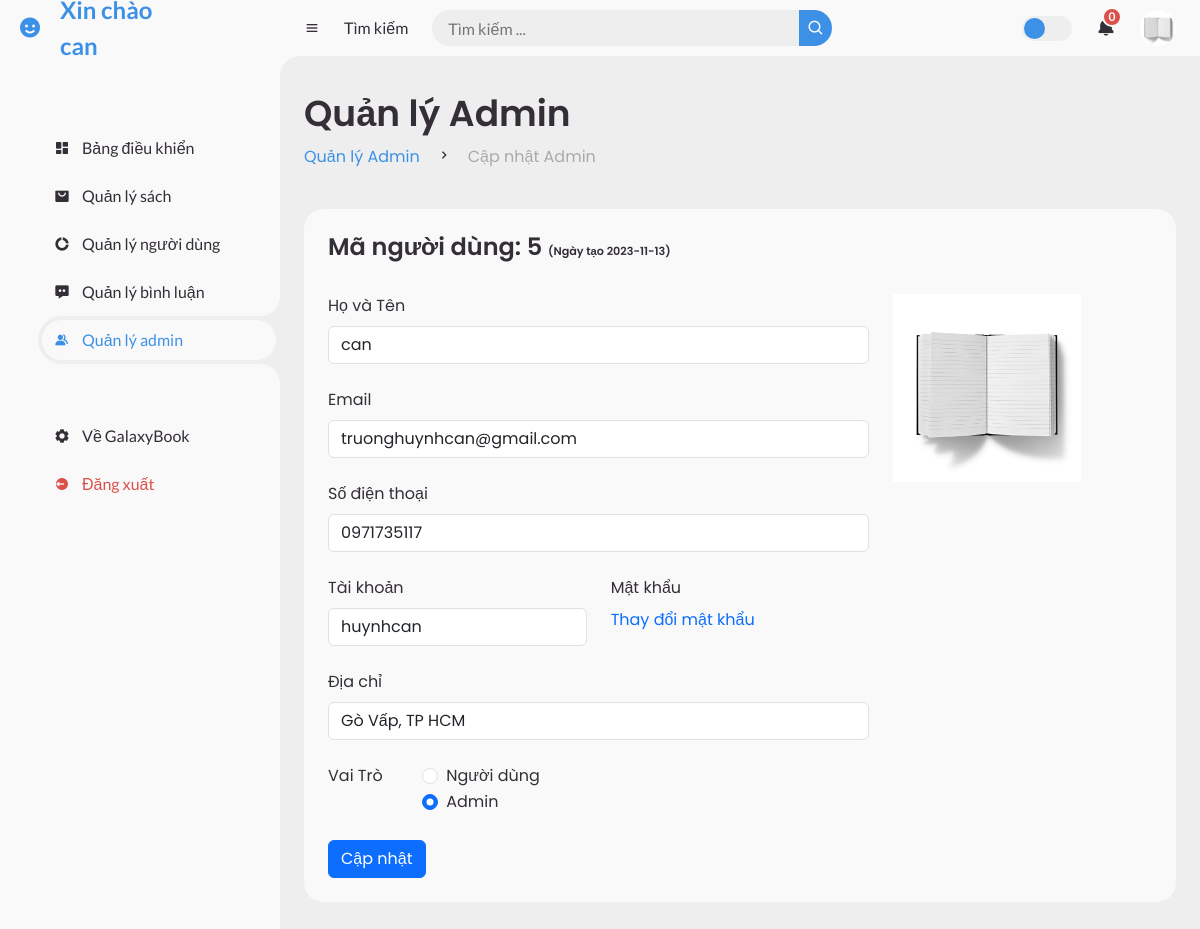
/index.php?pg=ad&active=admin_update&userId=5 (signed in), run on an earlier commit of the app's database.
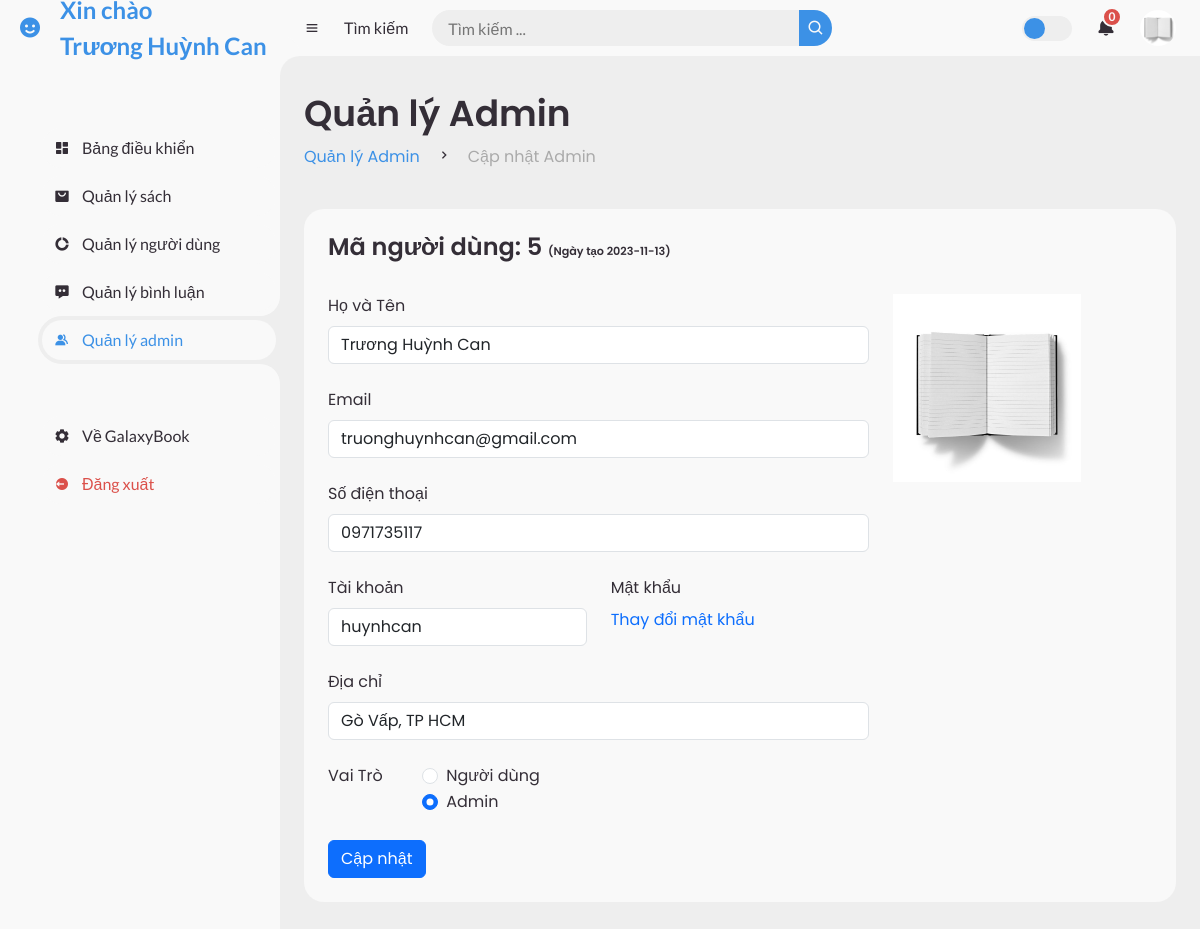
And on a later commit of the database.
### tables this page shows
CREATE TABLE `nguoidung` (
  `Id` int(5) NOT NULL,
  `HoVaTen` varchar(100) NOT NULL,
  `Avatar` varchar(255) DEFAULT 'avatar1.jpg',
  `DiaChi` varchar(255) NOT NULL,
  `Email` varchar(255) NOT NULL,
  `SDT` varchar(10) NOT NULL,
  `TaiKhoan` varchar(255) NOT NULL,
  `MatKhau` varchar(32) NOT NULL COMMENT 'dùng hàm md5 mã hóa',
  `NgayTao` date NOT NULL,
  `VaiTro` int(1) DEFAULT 0 COMMENT '0 site, 1 admin'
);

### admin/view/index.php (called while the page is built, shortened)
<?php
include('admin/model/m_user.php');
include('admin/view/header.php');
include('admin/view/' . $active . '.php');
include('admin/view/footer.php');
?>

### admin/model/m_user.php (called while the page is built, shortened)
<?php
function getUserById($userId) {
    try {
        $conn = pdo_get_connection();
        if ($conn) {
            $sql = "SELECT * FROM nguoidung WHERE Id = :userId";
            $stmt = $conn->prepare($sql);
            $stmt->bindParam(':userId', $userId, PDO::PARAM_INT);
            $stmt->execute();
            $result = $stmt->fetch(PDO::FETCH_ASSOC);
            return $result;
        } else {
            return null;
        }
    } catch (PDOException $e) {
        echo "Lỗi truy vấn: " . $e->getMessage();
        return null;
    }
}
?>

### admin/view/admin_update.php (the view)
<?php
$userId = $_GET['userId'];
$user = getUserById($userId);
?>
<main>
    <div class="head-title">
        <div class="left">
                <h1>Quản lý Admin</h1>
                <ul class="breadcrumb">
                    <li>
                        <a href="index.php?pg=ad&active=admin_management" class="active">Quản lý Admin</a>
                    </li>
                    <li><i class='bx bx-chevron-right'></i></li>
                    <li>
                        <a class="" href="#">Cập nhật Admin</a>
                    </li>
                </ul>
        </div>
    </div>
    <div class="table-data">
        <div class="order">
            <div class="head">
                <h3>Mã người dùng:
                    <?= $user['Id'] ?>
                    <span style="font-size: 0.7rem; color:var(--dark)">(Ngày tạo
                        <?= $user['NgayTao'] ?>)
                    </span>
                </h3>
            </div>
            <form action="index.php?pg=ad&active=admin_update&userId=<?= $user['Id'] ?>" method="post" class="row">
                <div class="col-lg-8 d-flex flex-column gap-2">
                    <div class="mb-3">
                        <label for="tennguoidung" class="form-label">Họ và Tên</label>
                        <input type="text" class="form-control" id="tennguoidung" name="tennguoidung"
                            value="<?= $user['HoVaTen'] ?>">
                    </div>
                    <div class="mb-3">
                        <label for="email" class="form-label">Email</label>
                        <input type="text" class="form-control" id="email" name="email" value="<?= $user['Email'] ?>">
                    </div>
                    <div class="mb-3">
                        <label for="sdt" class="form-label">Số điện thoại</label>
                        <input type="text" class="form-control" id="sdt" name="sdt" value="<?= $user['SDT'] ?>">
                    </div>
                    <div class="mb-3 row">
                        <div class="col-md-6">
                            <label for="taikhoan" class="form-label">Tài khoản</label>
                            <input type="text" class="form-control" id="taikhoan" name="taikhoan"
                                value="<?= $user['TaiKhoan'] ?>">
                        </div>
                        <div class="col-md-6">
                            <label for="matkhau" class="form-label">Mật khẩu</label>
                            <br>
                            <a href="form-control">Thay đổi mật khẩu</a>
                        </div>
                    </div>
                    <div class="mb-3">
                        <label for="diachi" class="form-label">Địa chỉ</label>
                        <input type="text" class="form-control" id="diachi" name="diachi"
                            value="<?= $user['DiaChi'] ?>">
                    </div>
                    <fieldset class="row mb-3">
                        <legend class="col-form-label col-sm-2 pt-0">Vai Trò</legend>
                        <div class="col-sm-10">
                            <?php
                            if ($user['VaiTro'] == 0) {
                                echo '
                                <div class="form-check">
                                    <input class="form-check-input" type="radio" name="vaitro" id="site" value="0" checked>
                                    <label class="form-check-label" for="site">
                                        Người dùng
                                    </label>
                                </div>
                                <div class="form-check">
                                    <input class="form-check-input" type="radio" name="vaitro" id="admin" value="1">
                                    <label class="form-check-label" for="admin">
                                        Admin
                                    </label>
                                </div>
                                    ';
                            } else {
                                echo '
                                <div class="form-check">
                                    <input class="form-check-input" type="radio" name="vaitro" id="site" value="0">
                                    <label class="form-check-label" for="site">
                                        Người dùng
                                    </label>
                                </div>
                                <div class="form-check">
                                    <input class="form-check-input" type="radio" name="vaitro" id="admin" value="1" checked>
                                    <label class="form-check-label" for="admin">
                                        Admin
                                    </label>
                                </div>
                                    ';
                            }
                            ?>
                        </div>
                    </fieldset>
                    <div class="col-auto">
                        <input type="submit" class="btn btn-primary" name="save" value="Cập nhật">
                    </div>
                </div>
                <div class="col-lg-3 d-flex flex-column gap-2">
                    <img src="upload/avatar/<?= $user['Avatar'] ?>" alt="<?= $user['HoVaTen'] ?>">
                </div>
            </form>
        </div>
</main>

### admin/view/header.php (shortened to what the changed rows need)
<!DOCTYPE html>
<html lang="en">
<head>
	<link href='https://unpkg.com/boxicons@2.0.9/css/boxicons.min.css' rel='stylesheet'>
	<link rel="stylesheet" href="layout/assets/bootstrap-5.3.2-dist/css/bootstrap.css">
	<link rel="stylesheet" href="admin/layout/assets/css/header_footer.css">
	<?php
	switch ($_GET['active']) {
		case 'admin_update':
			$active = 'admin_update';
			break;
	}
	?>
	<link rel="stylesheet" href="admin/layout/assets/css/<?= $active ?>.css">
</head>
<body>
	<section id="sidebar">
		<a href="index.php?pg=ad&active=home" class="brand">
			<i class='bx bxs-smile'>
			</i>
			<span class="text">Xin chào<br>
				<?= $_SESSION['user']['HoVaTen'] ?>
			</span>
		</a>
		<ul class="side-menu top">
			<?php
			if ($_GET['active'] === 'home') {
				echo '<li class="active">';
			} else {
				echo '<li class="">';
			}
			?>
			<a href="index.php?pg=ad&active=home">
				<i class='bx bxs-dashboard'></i>
				<span class="text">Bảng điều khiển</span>
			</a>
			</li>
			<?php
			if ($_GET['active'] === 'book_management' || $_GET['active'] === 'book_update' || $_GET['active'] === 'book_genreUpdate' || $_GET['active'] === 'book_authorUpdate') {
				echo '<li class="active">';
			} else {
				echo '<li class="">';
			}
			?>
			<a href="index.php?pg=ad&active=book_management">
				<i class='bx bxs-shopping-bag-alt'></i>
				<span class="text">Quản lý sách</span>
			</a>
			</li>
			<?php
			if ($_GET['active'] === 'user_management' || $_GET['active'] === 'user_update') {
				echo '<li class="active">';
			} else {
				echo '<li class="">';
			}
			?>
			<a href="index.php?pg=ad&active=user_management">
				<i class='bx bxs-doughnut-chart'></i>
				<span class="text">Quản lý người dùng</span>
			</a>
			</li>
			<?php
			if ($_GET['active'] === 'comment_management') {
				echo '<li class="active">';
			} else {
				echo '<li class="">';
			}
			?>
			<a href="index.php?pg=ad&active=comment_management">
				<i class='bx bxs-message-dots'></i>
				<span class="text">Quản lý bình luận</span>
			</a>
			</li>
			<?php
			if ($_GET['active'] === 'admin_management' || $_GET['active'] === 'admin_update') {
				echo '<li class="active">';
			} else {
				echo '<li class="">';
			}
			?>
			<a href="index.php?pg=ad&active=admin_management">
				<i class='bx bxs-group'></i>
				<span class="text">Quản lý admin</span>
			</a>
			</li>
		</ul>
		<ul class="side-menu">
			<li>
				<a href="index.php?pg=home">
					<i class='bx bxs-cog'></i>
					<span class="text">Về GalaxyBook</span>
				</a>
			</li>
			<li>
				<a href="index.php?pg=logout" class="logout">
					<i class='bx bxs-log-out-circle'></i>
					<span class="text">Đăng xuất</span>
				</a>
			</li>
		</ul>
	</section>
	<section id="content">
		<nav>
			<i class='bx bx-menu'></i>
			<a href="#" class="nav-link">Tìm kiếm</a>
			<form action="#">
				<div class="form-input">
					<input type="search" placeholder="Tìm kiếm ...">
					<button type="submit" class="search-btn"><i class='bx bx-search'></i></button>
				</div>
			</form>
			<label for="switch-mode" class="switch-mode"></label>
			<a href="#" class="notification">
				<i class='bx bxs-bell'></i>
				<span class="num">0</span>
			</a>
			<a href="#" class="profile">
				<img src="upload/avatar/<?= $_SESSION['user']['Avatar'] ?>" alt="<?= $_SESSION['user']['HoVaTen'] ?>">
			</a>
		</nav>

What changed in the data, as far as the page shows it:
changed nguoidung "truonghuynhcan@gmail.com": tennguoidung "can" → "Trương Huỳnh Can"
Also different on the page:
$_SESSION['user']['HoVaTen']: "can" → "Trương Huỳnh Can"
